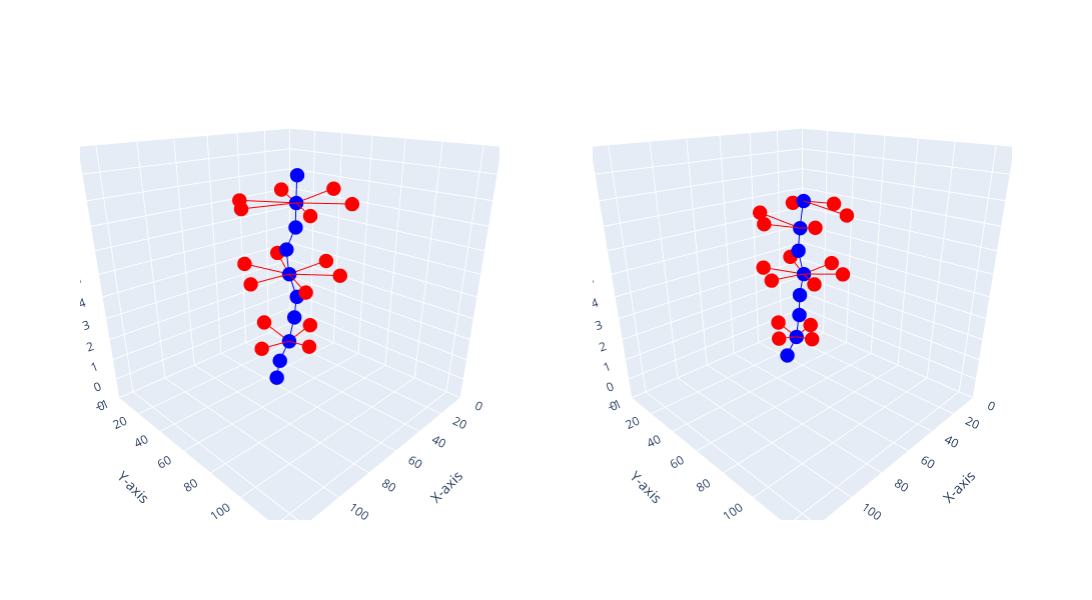

Notebook code for this chart:
### Code cell
# plot ED and ES side by side
fig = make_subplots(rows=1, cols=2, specs=[[{'type': 'scene'}, {'type': 'scene'}]])
fig = add_trace(fig, aha_center_list_int, aha_center_list_decimals, slice_center_list_int, slice_center_list_decimals, pick = 0, row = 1, column = 1)
fig = add_trace(fig, aha_center_list_int, aha_center_list_decimals, slice_center_list_int, slice_center_list_decimals, pick = 1, row = 1, column = 2)

# Update layout options and z-axis ticks for both subplots
fig.update_layout(width=1200, height=600, showlegend=False, scene_aspectmode='manual')

# Update x-axis and y-axis ranges for both subplots individually
fig.update_scenes(xaxis=dict(range=[0, 128]), yaxis=dict(range=[0, 128]),  zaxis=dict(range=[-1, 10], tickvals=list(range(-1, 11))),  row=1, col=1)
fig.update_scenes(xaxis=dict(range=[0, 128]), yaxis=dict(range=[0, 128]), zaxis=dict(range=[-1, 10], tickvals=list(range(-1, 11))),row=1, col=2)

fig.update_scenes(
    camera=dict(center=dict(x=0, y=0, z=-0.1), eye=dict(x=1.25, y=1.25, z=0.7)),  # Subplot 1 zoomed in
    row=1, col=1
)
fig.update_scenes(
    camera=dict(center=dict(x=0, y=0, z=-0.1), eye=dict(x=1.25, y=1.25, z=0.7)),  # Subplot 1 zoomed in
    row=1, col=2
)


fig.update_layout(scene=dict(
    xaxis=dict(title='X-axis'),
    yaxis=dict(title='Y-axis'),
    zaxis=dict(title='Z-axis'),
))

fig.update_layout(scene2=dict(
    xaxis=dict(title='X-axis'),
    yaxis=dict(title='Y-axis'),
    zaxis=dict(title='Z-axis'),
))
# Show the plot
fig.show()

### Figure 1 — Plotly figure (JSON) as saved in the notebook; plotly's stock layout.template omitted (floating-point values rounded to 4 significant figures)
{"data": [{"line": {"color": "red"}, "marker": {"size": 5}, "mode": "lines+markers", "scene": "scene", "type": "scatter3d", "x": [34.84, 65.12], "y": [64.58, 69.02], "z": [8.13, 8]}, {"line": {"color": "red"}, "marker": {"size": 5}, "mode": "lines+markers", "scene": "scene", "type": "scatter3d", "x": [48.73, 65.12], "y": [42.72, 69.02], "z": [8, 8]}, {"line": {"color": "red"}, "marker": {"size": 5}, "mode": "lines+markers", "scene": "scene", "type": "scatter3d", "x": [76.4, 65.12], "y": [43.75, 69.02], "z": [7.914, 8]}, {"line": {"color": "red"}, "marker": {"size": 5}, "mode": "lines+markers", "scene": "scene", "type": "scatter3d", "x": [93.47, 65.12], "y": [65.5, 69.02], "z": [8.12, 8]}, {"line": {"color": "red"}, "marker": {"size": 5}, "mode": "lines+markers", "scene": "scene", "type": "scatter3d", "x": [77.48, 65.12], "y": [88.9, 69.02], "z": [7.984, 8]}, {"line": {"color": "red"}, "marker": {"size": 5}, "mode": "lines+markers", "scene": "scene", "type": "scatter3d", "x": [50.28, 65.12], "y": [88.27, 69.02], "z": [8.018, 8]}, {"line": {"color": "red"}, "marker": {"size": 5}, "mode": "lines+markers", "scene": "scene", "type": "scatter3d", "x": [36.65, 64.04], "y": [62.8, 63.6], "z": [4.985, 5]}, {"line": {"color": "red"}, "marker": {"size": 5}, "mode": "lines+markers", "scene": "scene", "type": "scatter3d", "x": [49.31, 64.04], "y": [40.05, 63.6], "z": [5.157, 5]}, {"line": {"color": "red"}, "marker": {"size": 5}, "mode": "lines+markers", "scene": "scene", "type": "scatter3d", "x": [73.3, 64.04], "y": [41.9, 63.6], "z": [5.184, 5]}, {"line": {"color": "red"}, "marker": {"size": 5}, "mode": "lines+markers", "scene": "scene", "type": "scatter3d", "x": [87.9, 64.04], "y": [63.29, 63.6], "z": [5.116, 5]}, {"line": {"color": "red"}, "marker": {"size": 5}, "mode": "lines+markers", "scene": "scene", "type": "scatter3d", "x": [74.83, 64.04], "y": [84.59, 63.6], "z": [4.985, 5]}, {"line": {"color": "red"}, "marker": {"size": 5}, "mode": "lines+markers", "scene": "scene", "type": "scatter3d", "x": [50.71, 64.04], "y": [83.69, 63.6], "z": [5.088, 5]}, {"line": {"color": "red"}, "marker": {"size": 5}, "mode": "lines+markers", "scene": "scene", "type": "scatter3d", "x": [47.8, 65.54], "y": [62.68, 64.99], "z": [2.175, 2]}, {"line": {"color": "red"}, "marker": {"size": 5}, "mode": "lines+markers", "scene": "scene", "type": "scatter3d", "x": [63.07, 65.54], "y": [43.85, 64.99], "z": [2.209, 2]}, {"line": {"color": "red"}, "marker": {"size": 5}, "mode": "lines+markers", "scene": "scene", "type": "scatter3d", "x": [81.79, 65.54], "y": [62.65, 64.99], "z": [2.098, 2]}, {"line": {"color": "red"}, "marker": {"size": 5}, "mode": "lines+markers", "scene": "scene", "type": "scatter3d", "x": [64.87, 65.54], "y": [78, 64.99], "z": [2.143, 2]}, {"line": {"color": "blue"}, "marker": {"size": 5}, "mode": "lines+markers", "scene": "scene", "type": "scatter3d", "x": [63.53, 65.12, 63.48, 63.69, 64.04, 61.48, 61.37, 65.54, 68.33, 67.82], "y": [67.96, 69.02, 67.11, 61.37, 63.6, 66.24, 64.47, 64.99, 61.08, 58.08], "z": [9, 8, 7, 6, 5, 4, 3, 2, 1, 0]}, {"line": {"color": "red"}, "marker": {"size": 5}, "mode": "lines+markers", "scene": "scene2", "type": "scatter3d", "x": [42.21, 63.89], "y": [63.38, 64.53], "z": [7.586, 8]}, {"line": {"color": "red"}, "marker": {"size": 5}, "mode": "lines+markers", "scene": "scene2", "type": "scatter3d", "x": [51.85, 63.89], "y": [45.09, 64.53], "z": [7.509, 8]}, {"line": {"color": "red"}, "marker": {"size": 5}, "mode": "lines+markers", "scene": "scene2", "type": "scatter3d", "x": [74.35, 66.94], "y": [46.6, 65.38], "z": [7.443, 7]}, {"line": {"color": "red"}, "marker": {"size": 5}, "mode": "lines+markers", "scene": "scene2", "type": "scatter3d", "x": [86.68, 66.94], "y": [63.64, 65.38], "z": [7.445, 7]}, {"line": {"color": "red"}, "marker": {"size": 5}, "mode": "lines+markers", "scene": "scene2", "type": "scatter3d", "x": [74.74, 66.94], "y": [82.19, 65.38], "z": [7.42, 7]}, {"line": {"color": "red"}, "marker": {"size": 5}, "mode": "lines+markers", "scene": "scene2", "type": "scatter3d", "x": [53.71, 63.89], "y": [81.29, 64.53], "z": [7.537, 8]}, {"line": {"color": "red"}, "marker": {"size": 5}, "mode": "lines+markers", "scene": "scene2", "type": "scatter3d", "x": [41.26, 63.29], "y": [62.05, 64.15], "z": [4.968, 5]}, {"line": {"color": "red"}, "marker": {"size": 5}, "mode": "lines+markers", "scene": "scene2", "type": "scatter3d", "x": [51.75, 63.29], "y": [42.81, 64.15], "z": [5.078, 5]}, {"line": {"color": "red"}, "marker": {"size": 5}, "mode": "lines+markers", "scene": "scene2", "type": "scatter3d", "x": [72.01, 63.29], "y": [44.98, 64.15], "z": [5.056, 5]}, {"line": {"color": "red"}, "marker": {"size": 5}, "mode": "lines+markers", "scene": "scene2", "type": "scatter3d", "x": [82.25, 63.29], "y": [62.46, 64.15], "z": [5.119, 5]}, {"line": {"color": "red"}, "marker": {"size": 5}, "mode": "lines+markers", "scene": "scene2", "type": "scatter3d", "x": [72.48, 63.29], "y": [79.83, 64.15], "z": [5.145, 5]}, {"line": {"color": "red"}, "marker": {"size": 5}, "mode": "lines+markers", "scene": "scene2", "type": "scatter3d", "x": [52.81, 63.29], "y": [79.46, 64.15], "z": [5.098, 5]}, {"line": {"color": "red"}, "marker": {"size": 5}, "mode": "lines+markers", "scene": "scene2", "type": "scatter3d", "x": [52.37, 64.1], "y": [58.27, 59.75], "z": [2.188, 2]}, {"line": {"color": "red"}, "marker": {"size": 5}, "mode": "lines+markers", "scene": "scene2", "type": "scatter3d", "x": [63.62, 64.1], "y": [45.67, 59.75], "z": [2.272, 2]}, {"line": {"color": "red"}, "marker": {"size": 5}, "mode": "lines+markers", "scene": "scene2", "type": "scatter3d", "x": [76.03, 64.1], "y": [59.71, 59.75], "z": [2.294, 2]}, {"line": {"color": "red"}, "marker": {"size": 5}, "mode": "lines+markers", "scene": "scene2", "type": "scatter3d", "x": [63.56, 64.1], "y": [70.15, 59.75], "z": [2.202, 2]}, {"line": {"color": "blue"}, "marker": {"size": 5}, "mode": "lines+markers", "scene": "scene2", "type": "scatter3d", "x": [63.89, 66.94, 65.17, 63.29, 63.24, 62.07, 64.1, 66.44], "y": [64.53, 65.38, 62.44, 64.15, 61.36, 59.8, 59.75, 55.23], "z": [8, 7, 6, 5, 4, 3, 2, 1]}], "layout": {"height": 600, "scene": {"aspectmode": "manual", "camera": {"center": {"x": 0, "y": 0, "z": -0.1}, "eye": {"x": 1.25, "y": 1.25, "z": 0.7}}, "domain": {"x": [0, 0.45], "y": [0, 1]}, "xaxis": {"range": [0, 128], "title": {"text": "X-axis"}}, "yaxis": {"range": [0, 128], "title": {"text": "Y-axis"}}, "zaxis": {"range": [-1, 10], "tickvals": [-1, 0, 1, 2, 3, 4, 5, 6, 7, 8, 9, 10], "title": {"text": "Z-axis"}}}, "scene2": {"camera": {"center": {"x": 0, "y": 0, "z": -0.1}, "eye": {"x": 1.25, "y": 1.25, "z": 0.7}}, "domain": {"x": [0.55, 1], "y": [0, 1]}, "xaxis": {"range": [0, 128], "title": {"text": "X-axis"}}, "yaxis": {"range": [0, 128], "title": {"text": "Y-axis"}}, "zaxis": {"range": [-1, 10], "tickvals": [-1, 0, 1, 2, 3, 4, 5, 6, 7, 8, 9, 10], "title": {"text": "Z-axis"}}}, "showlegend": false, "width": 1200}}
